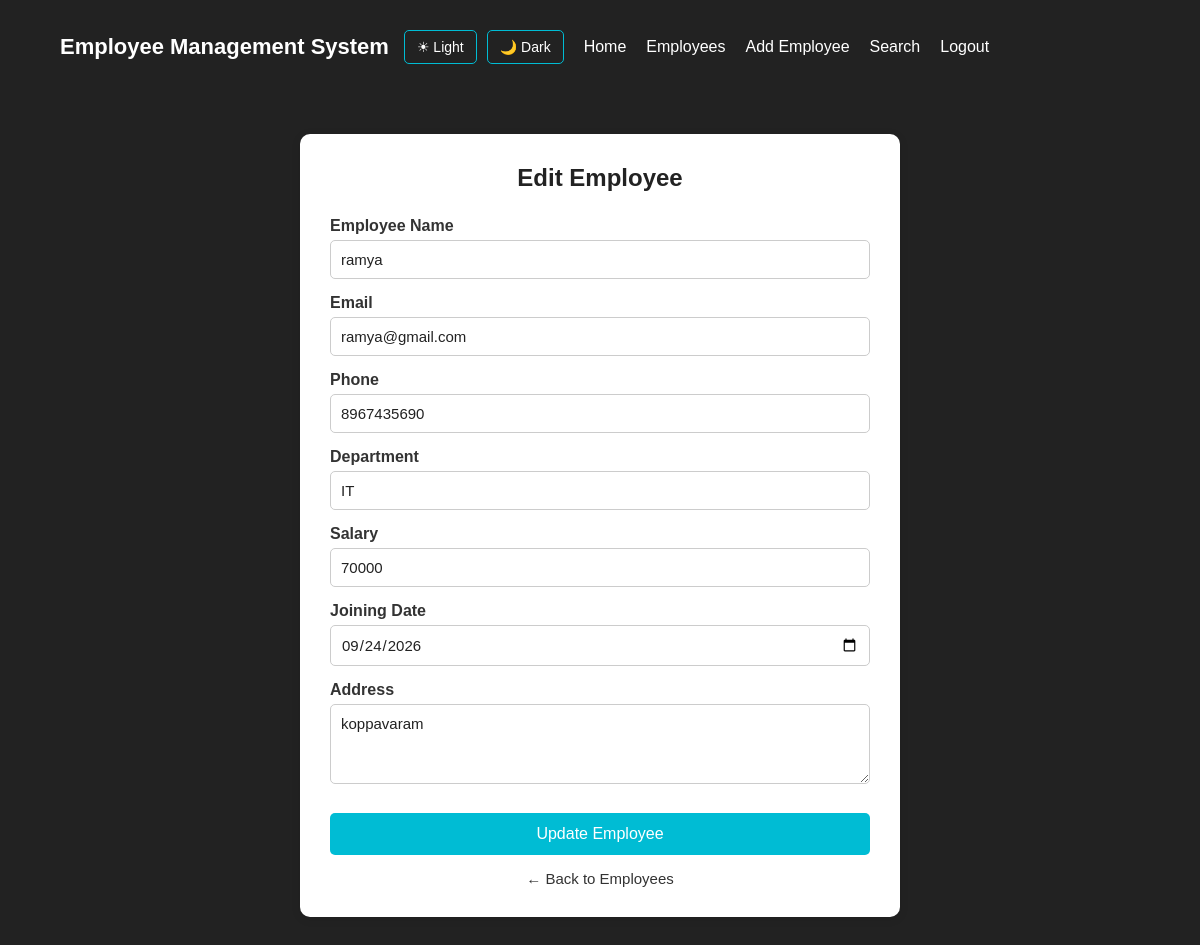
Page /edit-employee/15 (signed in) on the committed database.
### tables this page shows
CREATE TABLE employees(
              id INTEGER PRIMARY KEY AUTOINCREMENT,
              name TEXT NOT NULL,
              email  TEXT NOT NULL,
              phone TEXT NOT NULL,
              department TEXT NOT NULL,
              salary INTEGER NOT NULL,
              joining_date TEXT NOT NULL,
              address TEXT
              );

### server.py (the view, shortened to what this page needs)
@app.route("/edit-employee/<int:id>", methods=["GET"])
def edit_employee_page(id):
    if not login_required():
        return redirect("/login")
    connection = get_database_connection()
    cursor = connection.cursor()
    cursor.execute("""
        SELECT *
        FROM employees
        WHERE id = ?
    """,
    (
        id,
    ))
    employee = cursor.fetchone()
    connection.close()
    theme = request.cookies.get(
        "theme",
        "light"
    )
    return render_template(
        "edit-employee.html",
        employee=employee,
        theme=theme
    )

### server.py (called while the page is built)
def get_database_connection():
    connection = sqlite3.connect("users.db")
    connection.row_factory = sqlite3.Row
    return connection

def login_required():
    return "user_id" in session

### templates/edit-employee.html (shortened to what this page needs)
<!DOCTYPE html>
<html lang="en">
<head>
</head>
<body class="{{theme}}">
    <nav class="navbar">
</head>
<body>
    <nav class="navbar">
        <div class="logo">
            Employee Management System
        </div>
        <div class="theme-buttons">
            <a href="/set-theme/light">
                ☀ Light
            </a>
            <a href="/set-theme/dark">
                🌙 Dark
            </a>
        </div>
        <ul class="nav-links">
            <li>
                <a href="/">
                    Home
                </a>
            </li>
            <li>
                <a href="/employees">
                    Employees
                </a>
            </li>
            <li>
                <a href="/add-employee">
                    Add Employee
                </a>
            </li>
            <li>
                <a href="/Search">Search</a>
            </li>
                <li>
                    <a href="/logout">Logout</a>
                </li>
        </ul>
    </nav>
    <div class="container">
        <h1>
            Edit Employee
        </h1>
        <form
            action="/edit-employee/{{ employee['id'] }}"
            method="POST">
            <label>
                Employee Name
            </label>
            <input
                type="text"
                name="name"
                value="{{ employee['name'] }}"
                required>
            <label>
                Email
            </label>
            <input
                type="email"
                name="email"
                value="{{ employee['email'] }}"
                required>
            <label>
                Phone
            </label>
            <input
                type="text"
                name="phone"
                value="{{ employee['phone'] }}"
                required>
            <label>
                Department
            </label>
            <input
                type="text"
                name="department"
                value="{{ employee['department'] }}"
                required>
            <label>
                Salary
            </label>
            <input
                type="number"
                name="salary"
                value="{{ employee['salary'] }}"
                required>
            <label>
                Joining Date
            </label>
            <input
                type="date"
                name="joining_date"
                value="{{ employee['joining_date'] }}"
                required>
            <label>
                Address
            </label>
            <textarea
                name="address"
                required>{{ employee['address'] or '' }}</textarea>
            <button
                type="submit"
                class="update-btn">
                Update Employee
            </button>
        </form>
        <a href="/employees"
           class="back-btn">
            ← Back to Employees
        </a>
    </div>
</body>
</html>

### templates/edit-employee.html (style rules this page uses)
* { margin: 0; padding: 0; box-sizing: border-box; }
body { font-family: Arial, sans-serif; background-color: #f5f5f5; }
body.light { background-color: #f5f5f5; color: #222; }
body.light .container { background-color: white; color: #222; }
body.light h1 { color: #222; }
body.light input, body.light textarea { background-color: white; color: #222; border: 1px solid #ccc; }
body.light label { color: #333; }
.navbar { background-color: #222; padding: 15px 30px; display: flex; align-items: center; flex-wrap: wrap; gap: 15px; }
.logo { color: white; font-size: 22px; font-weight: bold; margin-right: auto; }
.nav-links { display: flex; align-items: center; list-style: none; gap: 20px; flex-wrap: wrap; }
.nav-links a { color: white; text-decoration: none; font-size: 16px; transition: 0.3s; }
.theme-buttons { display: flex; align-items: center; gap: 10px; margin-right: 5px; }
.theme-buttons a { color: white; text-decoration: none; border: 1px solid #00bcd4; padding: 8px 12px; border-radius: 5px; font-size: 14px; transition: 0.3s; }
.container { width: 600px; max-width: 90%; margin: 40px auto; background-color: white; padding: 30px; border-radius: 10px; box-shadow: 0 2px 10px rgba(0,0,0,0.1); transition: background_color 0.3s, color 0.3s; }
h1 { text-align: center; color: #222; margin-bottom: 25px; }
form { width: 100%; }
label { display: block; margin-top: 15px; margin-bottom: 5px; font-weight: bold; color: #333; }
input, textarea { width: 100%; padding: 10px; border: 1px solid #aaa; border-radius: 5px; font-size: 15px; font-family: Arial, sans-serif; outline: none; transition: background_color 0.3s,color 0.3s,border-color 0.3s; }
textarea { height: 80px; resize: vertical; }
.update-btn { width: 100%; margin-top: 25px; padding: 12px; border: none; background-color: #00bcd4; color: white; font-size: 16px; border-radius: 5px; cursor: pointer; transition: 0.3s; }
.back-btn { display: block; text-align: center; margin-top: 15px; text-decoration: none; color: #333; font-size: 15px; transition: 0.3s; }

### rows in the picture
employees: name "ramya", email "ramya@gmail.com", phone "8967435690", department "IT", salary "70000", joining_date "09/24/2026", address "koppavaram"
